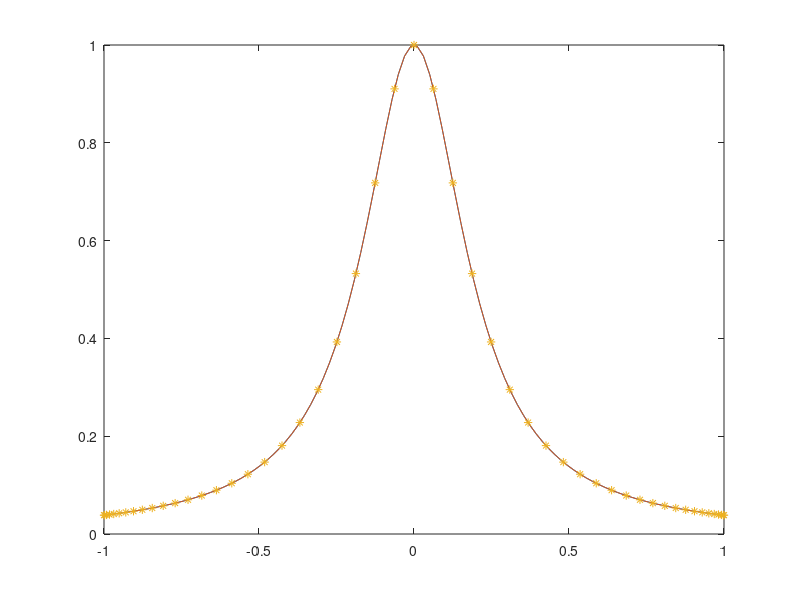

The MATLAB source for this figure:
% second barycentric formula with Chebyshev nodes and precomputed weights
n = 50;
x = cos(pi/n*(0:n));
y = 1./(1+25*x.^2);
lambda = (-1).^(0:n); lambda([1,end]) = lambda([1,end])/2;
xx = linspace(-1,1,100); yy = 1./(1+25*xx.^2);
num = 0; den = 0;
for j=1:n+1
    num = num + lambda(j)*y(j)./(xx-x(j));
    den = den + lambda(j)./(xx-x(j));
end
p = num./den; 
plot(xx,yy,xx,p,x,y,'*'); shg;